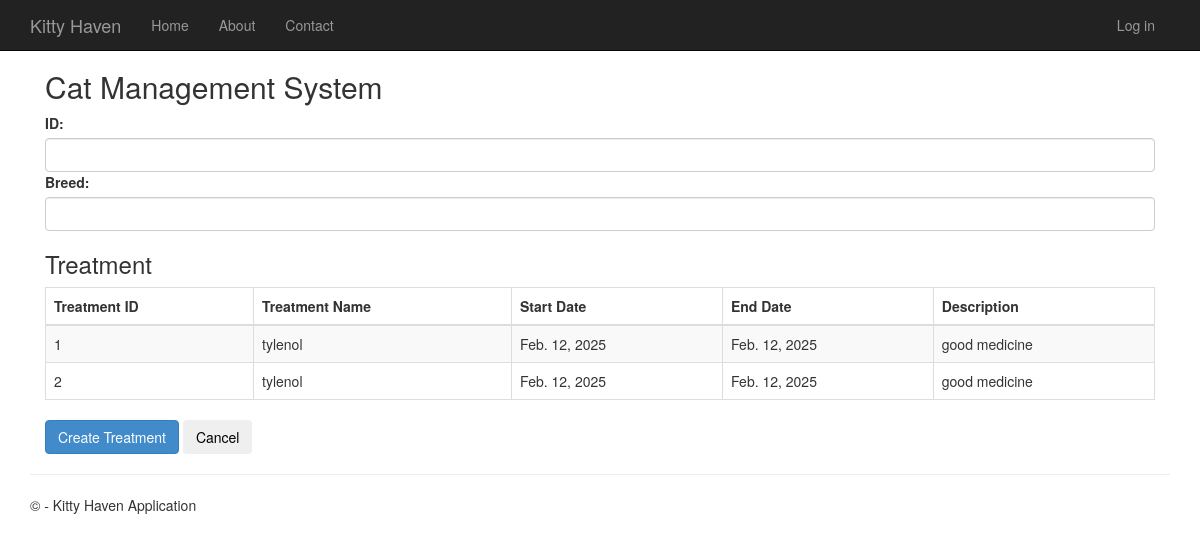
Before: /medical_cat_detail/1/ with the older database file.
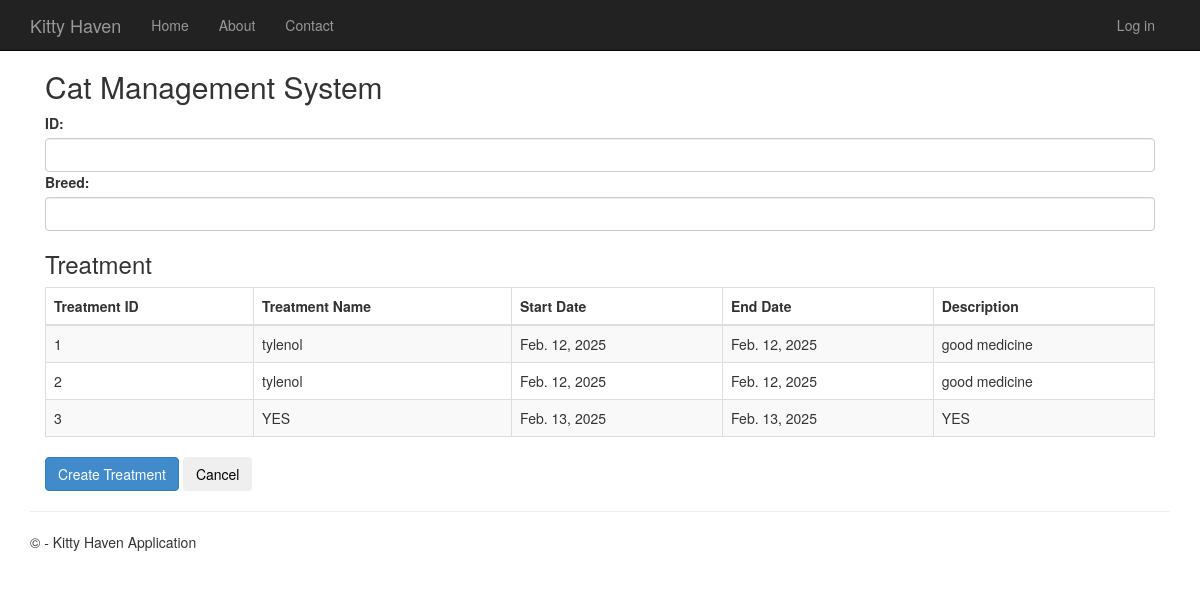
After: the same page with the newer database file.
### CatDatabase/models.py (models this page shows, shortened)
class Treatment(models.Model):
    TreatmentID = models.AutoField(primary_key=True)
    CatID = models.ForeignKey(Cat, on_delete=models.CASCADE, null=True, blank=True)
    TreatmentName = models.CharField(max_length=200)
    StartDate = models.DateField(blank=True)
    EndDate = models.DateField(blank=True)
    Description = models.CharField(max_length=1000)

### app/views.py (the view)
# urls.py: path('medical_cat_detail/<int:cat_id>/', medical_cat_detail, name='medical_cat_detail'),
def medical_cat_detail(request, cat_id):
    cat = get_object_or_404(Cat, CatID=cat_id)  # Ensure the cat exists
    treatments = Treatment.objects.filter(CatID=cat_id)
    return render(request, 'app/medical_cat_detail.html', {
        'treatments': treatments,
        'CatID': cat_id,  # Ensure this key is passed
    })

### app/templates/app/medical_cat_detail.html
{% extends "app/layout.html" %}
{% block content %}
<div class="container border p-4">
    <h2 class="fw-bold border-bottom pb-2">Cat Management System</h2>
    <div class="mb-3">
        <label class="form-label fw-bold">ID:</label>
        <span class="form-control">{{ Cat.CatID }}</span>
    </div>
    <div class="mb-3">
        <label class="form-label fw-bold">Breed:</label>
        <span class="form-control">{{ Cat.Breed }}</span>
    </div>
<h3 class="fw-bold mt-4">Treatment</h3>
<div class="table-responsive">
    <table class="table table-striped table-bordered">
    <thead class="thead-dark">
        <tr>
            <th>Treatment ID</th>
            <th>Treatment Name</th>
            <th>Start Date</th>
            <th>End Date</th>
            <th>Description</th>
        </tr>
    </thead>
    <tbody>
        {% for treatment in treatments %}
        <tr>
            <td>{{ treatment.TreatmentID }}</td>
            <td>{{ treatment.TreatmentName }}</td>
            <td>{{ treatment.StartDate }}</td>
            <td>{{ treatment.EndDate }}</td>
            <td>{{ treatment.Description }}</td>
        </tr>
        {% empty %}
        <tr>
            <td colspan="5" class="text-center">No treatments found</td>
        </tr>
        {% endfor %}
    </tbody>
</table>
</div>
<a href="{% url 'create_treatment' CatID %}" class="btn btn-primary">Create Treatment</a>
<button type="button" class="btn btn-outline-primary" onclick="window.history.back()">Cancel</button>
</div>
{% endblock %}

Changed rows visible on the page:
added Treatment: TreatmentID "3", TreatmentName "YES", StartDate "Feb. 13, 2025", EndDate "Feb. 13, 2025", Description "YES"
